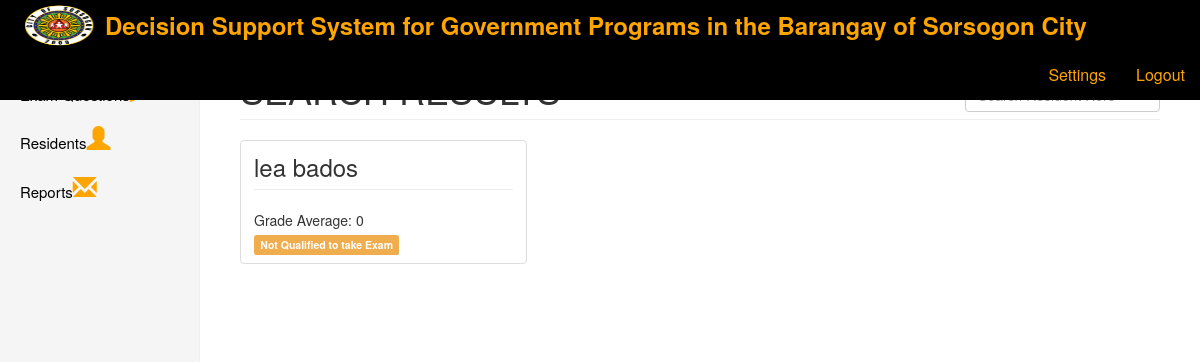
Page /search_result.php?id=1258 (signed in) on the earlier database version.
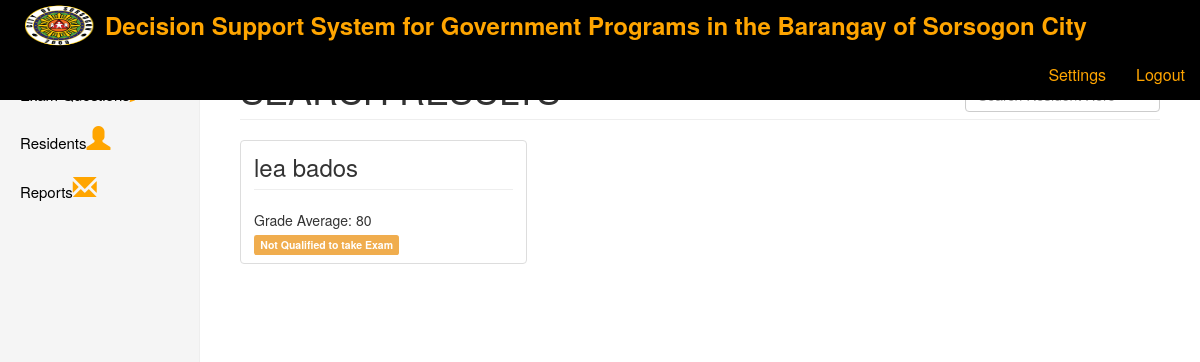
Same page on the later database version.
### tables this page shows
CREATE TABLE IF NOT EXISTS `family_table` (
`id` int(11) NOT NULL,
  `fam_id` int(11) NOT NULL,
  `resident_id` int(11) NOT NULL,
  `chresident_name` text NOT NULL,
  `age` int(11) NOT NULL,
  `gender` varchar(50) NOT NULL,
  `grade_ave` int(11) NOT NULL,
  `educational` text NOT NULL,
  `code` int(11) NOT NULL
);

### core/database.php (called while the page is built, shortened)
<?php
 class Database
 {
      public $connect;
      private $host = "localhost";
      private $username = 'root';
      private $password = '123456';
      private  $database = 'db_monitoring';
      public function database_connect()
      {
           $this->connect = mysqli_connect($this->host, $this->username, $this->password, $this->database);
      }
      public function execute_query($query)
      {
           return mysqli_query($this->connect, $query);
      }
 }
 ?>

### search_result.php (the view, shortened to what this page needs)
<?php include 'includes/header.php';?>
    <div class="container-fluid">
                <div class="row">
						<?php include 'includes/sidemenu.php';?>
              			<div class="col-sm-9 col-sm-offset-3 col-md-10 col-md-offset-2 main">
              				<form class="navbar-form navbar-right">
						        <div class="form-group">
						        </div>
						      </form>
          				<h1 class="page-header">SEARCH RESULTS</h1>
			          <div class="row placeholders">
					<?php
			          			if(isset($_GET['id'])){
									 $query = "SELECT * FROM family_table  WHERE resident_id LIKE '%".$_GET['id']."%'  ";
									 $query1 = "SELECT * FROM grant_table";
							  		$result = $object->execute_query($query1);
							           while($row = mysqli_fetch_object($result)) {
											$grantGradeAve=$row->grade_average;
									 	}
									  $result=$object->execute_query($query);
										while($row = mysqli_fetch_assoc($result)) {
													  		if($row['grade_ave']>=$grantGradeAve){
													  			$grantStatus = '<span class="label label-success">Qualified to take Exam </span><br /><br /><a href="exam/index.php" class="btn btn-Warning btn-sm edit">Take Exam</a>';
													  		}else{
													  			$grantStatus = '<span class="label label-warning">Not Qualified to take Exam</span>';
													  		}
													      echo "
													      <div class='col-sm-6 col-md-4'>
															    <div class='thumbnail'>
															      <div class='caption text-left'>
															        <h3 class='page-header'>".$row['chresident_name']."</h3>
															         <p> Grade Average: ".$row['grade_ave']."</p>
																	   $grantStatus
															      </div>
															    </div>
															  </div>";
													  }
									 	}
			          		 ?>
			    </div>
           </div>
     </div>
</div>
<?php
include 'includes/footer.php';
?>

Differences in the rows shown:
changed family_table "lea bados": grade_ave "0" → "80"
